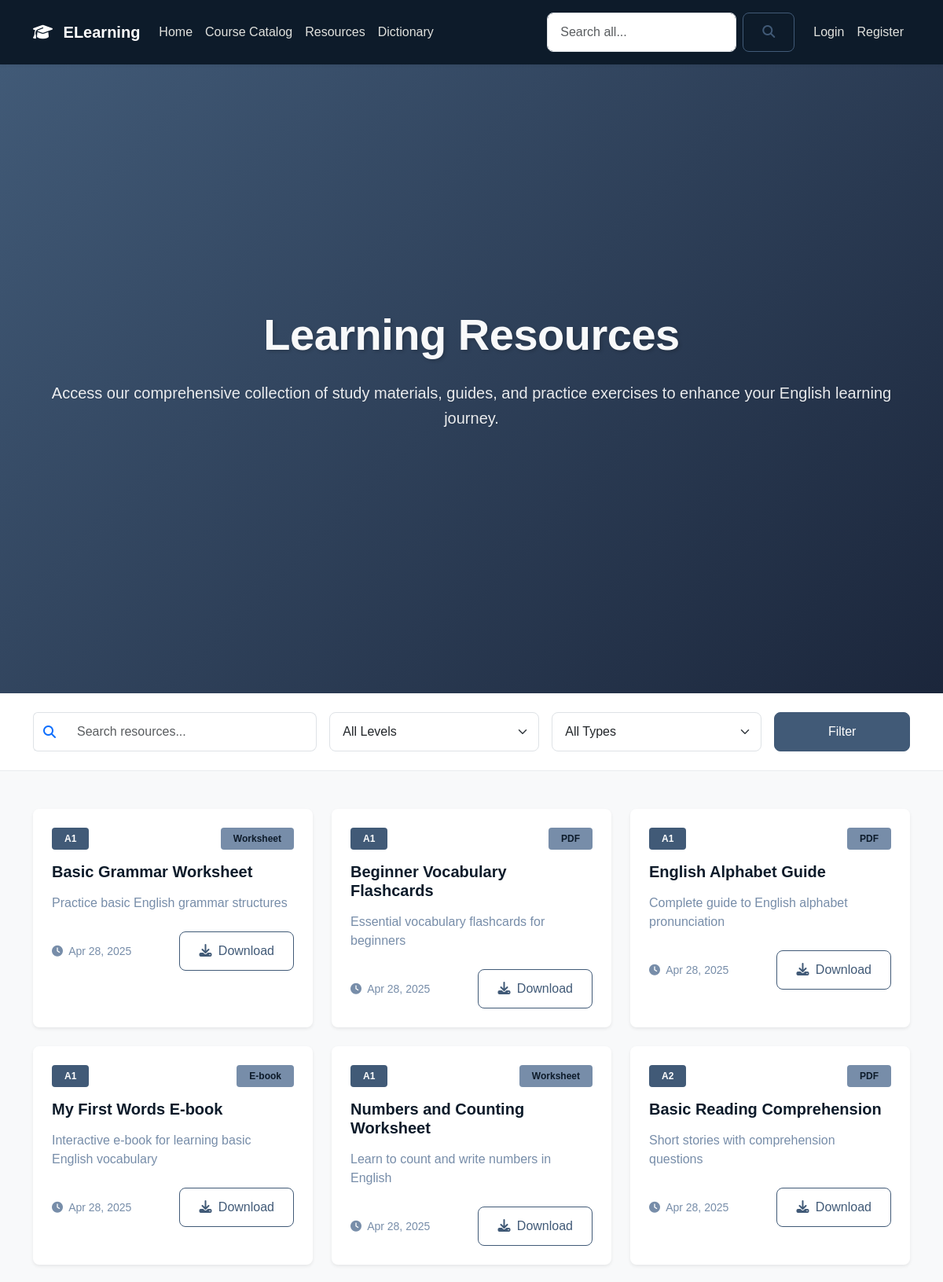
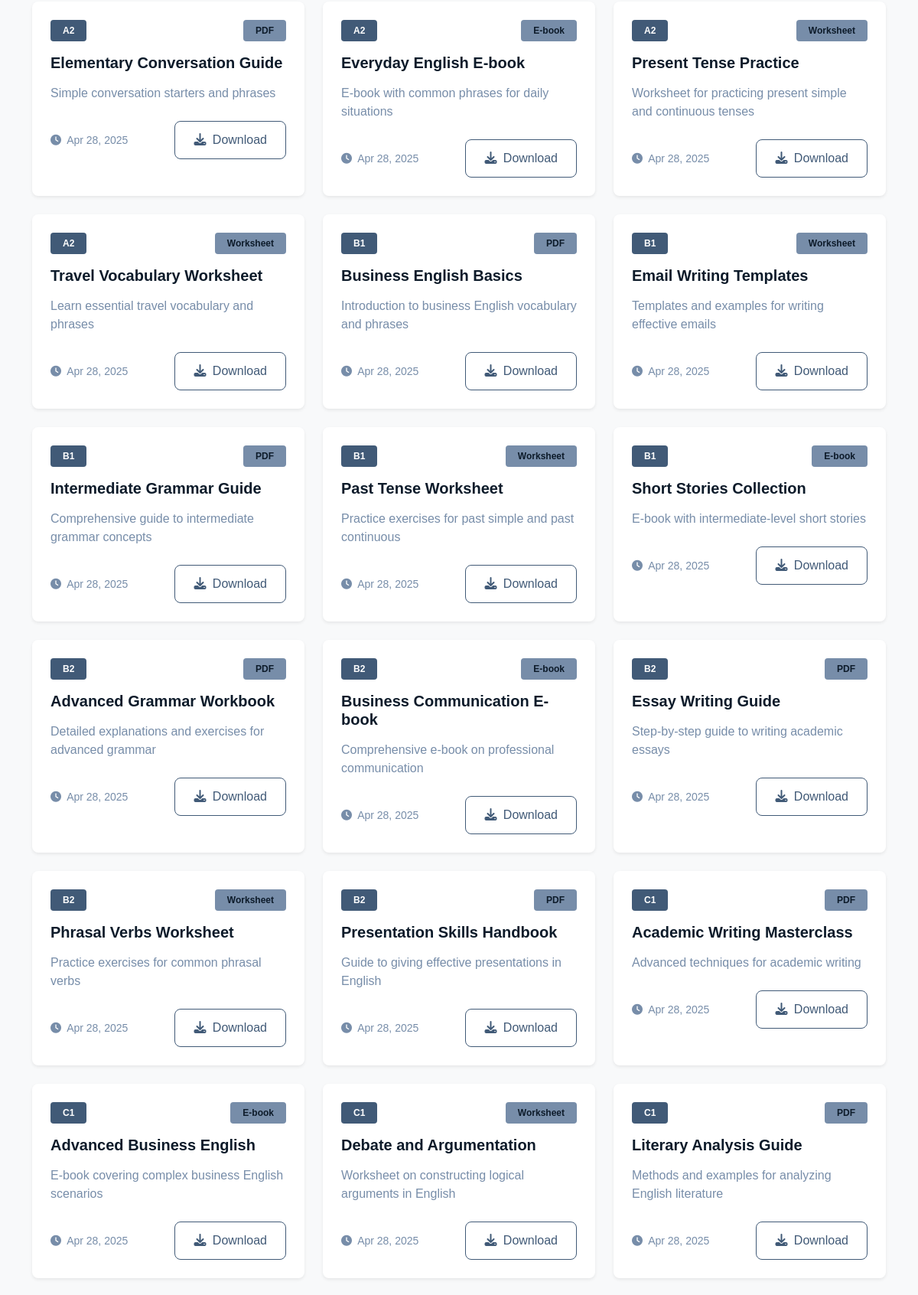
The app's page /resources.php (upper part) with its own data (2 pictures, top to bottom).
### tables this page shows
CREATE TABLE IF NOT EXISTS resource_library (
    resource_id INT PRIMARY KEY AUTO_INCREMENT,
    title VARCHAR(255) NOT NULL,
    description TEXT,
    file_path VARCHAR(255) NOT NULL,
    file_type TINYINT NOT NULL COMMENT '0: pdf, 1: ebook, 2: worksheet',
    proficiency_level ENUM('A1', 'A2', 'B1', 'B2', 'C1', 'C2') NOT NULL,
    course_id INT NULL,
    upload_date TIMESTAMP DEFAULT CURRENT_TIMESTAMP,
    FOREIGN KEY (course_id) REFERENCES courses(course_id) ON DELETE SET NULL
);

### includes/db.php (called while the page is built, shortened)
<?php
function sanitize_input($data) {
    $data = trim($data);
    $data = stripslashes($data);
    $data = htmlspecialchars($data);
    return $data;
}

### resources.php (the view, shortened to what this page needs)
<?php
require_once 'includes/db.php';
$search = sanitize_input($_GET['search'] ?? '');
try {
    $sql = "
        SELECT r.*
        FROM resource_library r
        WHERE 1=1
    ";
    $params = [];
    $sql .= " ORDER BY r.proficiency_level ASC, r.title ASC";
    $stmt = $conn->prepare($sql);
    $stmt->execute($params);
    $resources = $stmt->fetchAll();
} catch(PDOException $e) {
    error_log('Error in resources.php: ' . $e->getMessage());
    $_SESSION['error_message'] = 'An error occurred while loading resources. Please try again later.';
    $resources = [];
}
$types = [0 => 'PDF', 1 => 'E-book', 2 => 'Worksheet'];
?>
<!DOCTYPE html>
<html lang="en">
<head>
    <link href="https://cdn.jsdelivr.net/npm/bootstrap@5.3.2/dist/css/bootstrap.min.css" rel="stylesheet">
    <link href="https://cdnjs.cloudflare.com/ajax/libs/font-awesome/6.4.2/css/all.min.css" rel="stylesheet">
    <link href="css/custom.css" rel="stylesheet">
    <link href="css/floating-chatbot.css" rel="stylesheet">
    <link href="css/search-autocomplete.css" rel="stylesheet">
</head>
<body>
    <?php include 'includes/nav.php'; ?>
    <section class="hero-section text-white text-center py-5">
        <div class="container">
            <h1 class="display-4 fw-bold mb-4 text-light">Learning Resources</h1>
            <p class="lead mb-4">Access our comprehensive collection of study materials, guides, and practice exercises
                to enhance your English learning journey.</p>
        </div>
    </section>
    <section class="search-section py-4">
        <div class="container">
            <form action="resources.php" method="GET" class="row g-3">
                <div class="col-md-4">
                    <div class="input-group">
                        <span class="input-group-text bg-white border-end-0">
                            <i class="fas fa-search text-primary"></i>
                        </span>
                        <input type="text" class="form-control border-start-0" name="search"
                            placeholder="Search resources..." value="<?php echo htmlspecialchars($search); ?>">
                    </div>
                </div>
                <div class="col-md-3">
                    <select class="form-select" name="level">
                        <option value="">All Levels</option>
                    </select>
                </div>
                <div class="col-md-3">
                    <select class="form-select" name="type">
                        <option value="">All Types</option>
                    </select>
                </div>
                <div class="col-md-2">
                    <button type="submit" class="btn btn-primary w-100">Filter</button>
                </div>
            </form>
        </div>
    </section>
    <section class="py-5">
        <div class="container">
            <?php if (empty($resources)): ?>
            <div class="text-center py-5">
                <i class="fas fa-search fa-3x text-muted mb-3"></i>
                <h3>No resources found</h3>
                <p class="text-muted">Try adjusting your search or filter criteria</p>
            </div>
            <?php else: ?>
            <div class="row g-4">
                <?php foreach ($resources as $resource): ?>
                <div class="col-md-6 col-lg-4">
                    <div class="card h-100 border-0 shadow-sm">
                        <div class="card-body p-4">
                            <div class="d-flex justify-content-between align-items-center mb-3">
                                <span class="badge bg-primary"><?php echo $resource['proficiency_level']; ?></span>
                                <span class="badge bg-info"><?php echo $types[$resource['file_type']]; ?></span>
                            </div>
                            <h5 class="card-title mb-3"><?php echo htmlspecialchars($resource['title']); ?></h5>
                            <p class="card-text text-muted mb-4">
                                <?php echo htmlspecialchars($resource['description']); ?></p>
                            <div class="d-flex justify-content-between align-items-center">
                                <small class="text-muted">
                                    <i class="fas fa-clock me-1"></i>
                                    <?php echo date('M d, Y', strtotime($resource['upload_date'])); ?>
                                </small>
                                <a href="<?php echo htmlspecialchars($resource['file_path']); ?>"
                                    class="btn btn-outline-primary" target="_blank">
                                    <i class="fas fa-download me-1"></i> Download
                                </a>
                            </div>
                        </div>
                    </div>
                </div>
                <?php endforeach; ?>
            </div>
            <?php endif; ?>
        </div>
    </section>
</body>
</html>

### css/custom.css (style rules this page uses)
:root { --primary: #415a77; --secondary: #1b263b; --dark: #0d1b2a; --accent: #778da9; --light: #e0e1dd; --success: #27ae60; --warning: #f39c12; --danger: #e74c3c; --white: #ffffff; --gray-100: #f8f9fa; --gray-200: #e9ecef; --gray-300: #dee2e6; --gray-400: #ced4da; --gray-500: #adb5bd; --gray-600: #778da9; --gray-700: #415a77; --gray-800: #1b263b; --gray-900: #0d1b2a; --font-primary: "Ubuntu", sans-serif; --font-secondary: "Inter", sans-serif; --spacing-xs: 0.25rem; --spacing-sm: 0.5rem; --spacing-md: 1rem; --spacing-lg: 1.5rem; --spacing-xl: 2rem; --radius-sm: 0.25rem; --radius-md: 0.5rem; --radius-lg: 1rem; --radius-xl: 2rem; --shadow-sm: 0 2px 4px rgba(0, 0, 0, 0.05); --shadow-md: 0 4px 6px rgba(0, 0, 0, 0.1); --shadow-lg: 0 10px 15px rgba(0, 0, 0, 0.1); --shadow-xl: 0 20px 25px rgba(0, 0, 0, 0.15); }
body { font-family: var(--font-primary); color: var(--gray-800); background-color: var(--gray-100); }
h1, h2, h3, h4, h5, h6 { font-weight: 700; color: var(--dark); }
.display-1, .display-2, .display-3, .display-4 { font-weight: 800; }
.hero-section { background: linear-gradient(135deg, var(--primary), var(--secondary)); padding: var(--spacing-xl) 0; margin-bottom: 0; min-height: 100vh; display: flex; align-items: center; position: relative; }
.hero-section h1, .hero-section .display-3, .hero-section .display-4 { color: var(--white); text-shadow: 2px 2px 4px rgba(0, 0, 0, 0.2); font-weight: 800; letter-spacing: -0.5px; }
.hero-section .lead { color: rgba(255, 255, 255, 0.9); text-shadow: 1px 1px 2px rgba(0, 0, 0, 0.1); font-size: 1.25rem; line-height: 1.6; }
.section-title, .display-5, .card-title { color: var(--dark); font-weight: 700; margin-bottom: 1rem; }
.card { border: none; border-radius: var(--radius-md); box-shadow: var(--shadow-md); transition: transform 0.3s ease, box-shadow 0.3s ease; background-color: var(--white); }
.card-text { color: var(--gray-700); }
.btn { font-weight: 500; padding: 0.75rem 1.5rem; border-radius: var(--radius-md); transition: all 0.3s ease; }
.btn-primary { background-color: var(--primary); border-color: var(--primary); color: var(--white); }
.btn-outline-primary { color: var(--primary); border-color: var(--primary); }
.badge { font-weight: 600; padding: 0.5rem 1rem; border-radius: var(--radius-sm); }
.badge.bg-primary { background-color: var(--primary) !important; }
.badge.bg-info { background-color: var(--accent) !important; color: var(--dark); }
.form-control, .form-select { border-radius: var(--radius-md); padding: 0.75rem 1rem; border-color: var(--gray-300); transition: all 0.3s ease; }
.search-section { background-color: var(--white); padding: var(--spacing-lg) 0; border-bottom: 1px solid var(--gray-200); }
.search-section .input-group-text { background-color: var(--white); border-color: var(--gray-300); }
.text-muted { color: var(--gray-600) !important; }

### records on screen
resource_library: proficiency_level "A1", file_type "Worksheet", title "Basic Grammar Worksheet", description "Practice basic English grammar structures", upload_date "Apr 28, 2025"
resource_library: proficiency_level "A1", file_type "PDF", title "Beginner Vocabulary Flashcards", description "Essential vocabulary flashcards for beginners", upload_date "Apr 28, 2025"
resource_library: proficiency_level "A1", file_type "PDF", title "English Alphabet Guide", description "Complete guide to English alphabet pronunciation", upload_date "Apr 28, 2025"
resource_library: proficiency_level "A1", file_type "E-book", title "My First Words E-book", description "Interactive e-book for learning basic English vocabulary", upload_date "Apr 28, 2025"
resource_library: proficiency_level "A1", file_type "Worksheet", title "Numbers and Counting Worksheet", description "Learn to count and write numbers in English", upload_date "Apr 28, 2025"
resource_library: proficiency_level "A2", file_type "PDF", title "Basic Reading Comprehension", description "Short stories with comprehension questions", upload_date "Apr 28, 2025"
resource_library: proficiency_level "A2", file_type "PDF", title "Elementary Conversation Guide", description "Simple conversation starters and phrases", upload_date "Apr 28, 2025"
resource_library: proficiency_level "A2", file_type "E-book", title "Everyday English E-book", description "E-book with common phrases for daily situations", upload_date "Apr 28, 2025"
resource_library: proficiency_level "A2", file_type "Worksheet", title "Present Tense Practice", description "Worksheet for practicing present simple and continuous tenses", upload_date "Apr 28, 2025"
resource_library: proficiency_level "A2", file_type "Worksheet", title "Travel Vocabulary Worksheet", description "Learn essential travel vocabulary and phrases", upload_date "Apr 28, 2025"
resource_library: proficiency_level "B1", file_type "PDF", title "Business English Basics", description "Introduction to business English vocabulary and phrases", upload_date "Apr 28, 2025"
resource_library: proficiency_level "B1", file_type "Worksheet", title "Email Writing Templates", description "Templates and examples for writing effective emails", upload_date "Apr 28, 2025"
resource_library: proficiency_level "B1", file_type "PDF", title "Intermediate Grammar Guide", description "Comprehensive guide to intermediate grammar concepts", upload_date "Apr 28, 2025"
resource_library: proficiency_level "B1", file_type "Worksheet", title "Past Tense Worksheet", description "Practice exercises for past simple and past continuous", upload_date "Apr 28, 2025"
resource_library: proficiency_level "B1", file_type "E-book", title "Short Stories Collection", description "E-book with intermediate-level short stories", upload_date "Apr 28, 2025"
resource_library: proficiency_level "B2", file_type "PDF", title "Advanced Grammar Workbook", description "Detailed explanations and exercises for advanced grammar", upload_date "Apr 28, 2025"
resource_library: proficiency_level "B2", file_type "E-book", title "Business Communication E-book", description "Comprehensive e-book on professional communication", upload_date "Apr 28, 2025"
resource_library: proficiency_level "B2", file_type "PDF", title "Essay Writing Guide", description "Step-by-step guide to writing academic essays", upload_date "Apr 28, 2025"
resource_library: proficiency_level "B2", file_type "Worksheet", title "Phrasal Verbs Worksheet", description "Practice exercises for common phrasal verbs", upload_date "Apr 28, 2025"
resource_library: proficiency_level "B2", file_type "PDF", title "Presentation Skills Handbook", description "Guide to giving effective presentations in English", upload_date "Apr 28, 2025"
resource_library: proficiency_level "C1", file_type "PDF", title "Academic Writing Masterclass", description "Advanced techniques for academic writing", upload_date "Apr 28, 2025"
resource_library: proficiency_level "C1", file_type "E-book", title "Advanced Business English", description "E-book covering complex business English scenarios", upload_date "Apr 28, 2025"
resource_library: proficiency_level "C1", file_type "Worksheet", title "Debate and Argumentation", description "Worksheet on constructing logical arguments in English", upload_date "Apr 28, 2025"
resource_library: proficiency_level "C1", file_type "PDF", title "Literary Analysis Guide", description "Methods and examples for analyzing English literature", upload_date "Apr 28, 2025"
